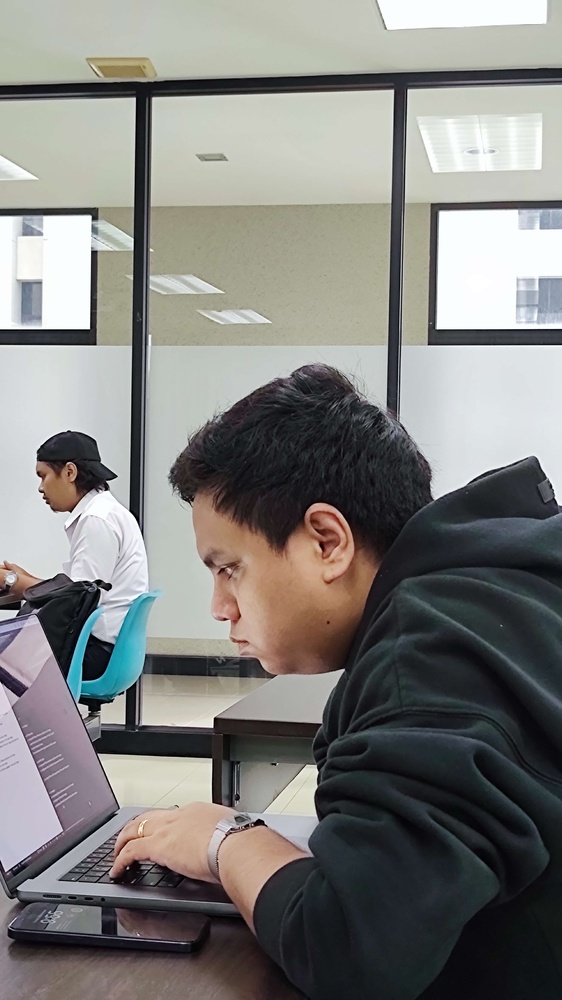
#> input picture quiz/acm.jpg, 562 x 1000 px, shrunk from 2610 x 4640 before the run
$ python histogram_matching_and_equalization.py
#> lines starting #> are read from the running program, lines starting #| are printed output that depends on the picture
# -*- coding: utf-8 -*-
"""
Created on Thu Jan 11 17:50:17 2024

@author: Lynn Thit Nyi Nyi
"""

import cv2
import matplotlib.pyplot as plt

# Load the color image
image_path = "acm.jpg"
color_image = cv2.imread(image_path)
#> color_image is the input picture: shape (1000, 562, 3); mean B, G, R 125.2, 127.9, 128.5
color_image_rgb = cv2.cvtColor(color_image, cv2.COLOR_BGR2RGB)

# Extract R and B components
r_channel = color_image[:, :, 0]
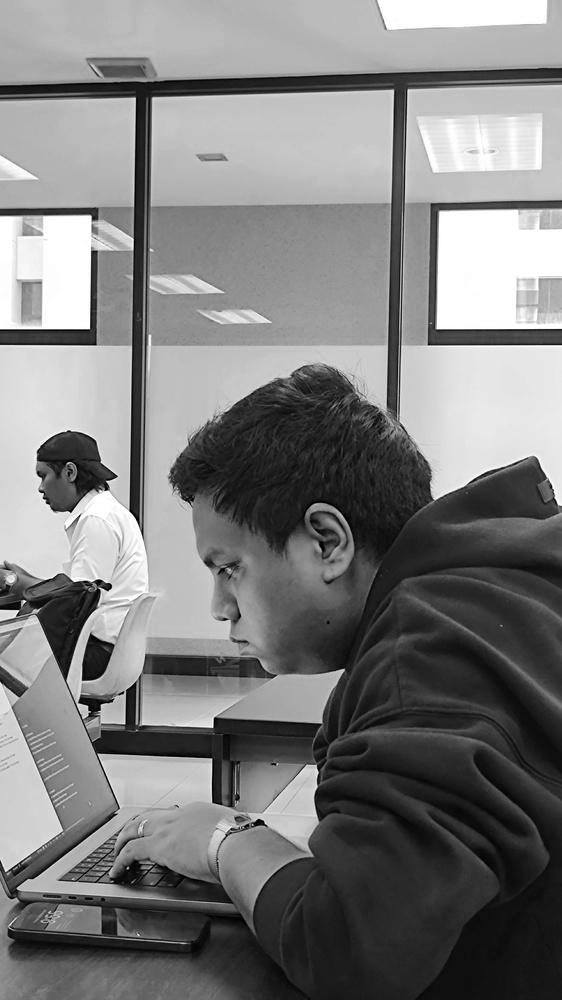
#> r_channel: shape (1000, 562); min 0, max 255, mean 125.2
b_channel = color_image[:, :, 2]
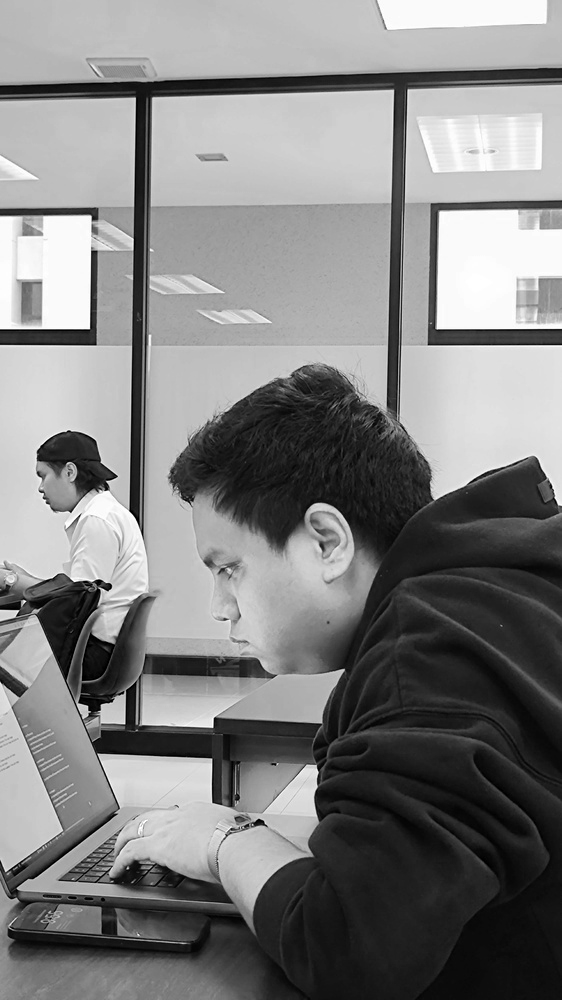
#> b_channel: shape (1000, 562); min 0, max 255, mean 128.5

# Compute histograms of R and B components
hist_r = cv2.calcHist([r_channel], [0], None, [256], [0, 256])
#> hist_r = 256 values, max 20303 at index 255, min 67 at index 1, mean 2195.3
hist_b = cv2.calcHist([b_channel], [0], None, [256], [0, 256])
#> hist_b = 256 values, max 16667 at index 250, min 173 at index 2, mean 2195.3

# Plot the histograms before matching
plt.figure(figsize=(12, 5))

plt.subplot(1, 2, 1)
plt.plot(hist_r, color='red')
plt.title('Histogram - Red Channel (Before Matching)')

plt.subplot(1, 2, 2)
plt.plot(hist_b, color='blue')
plt.title('Histogram - Blue Channel (Before Matching)')

plt.show()
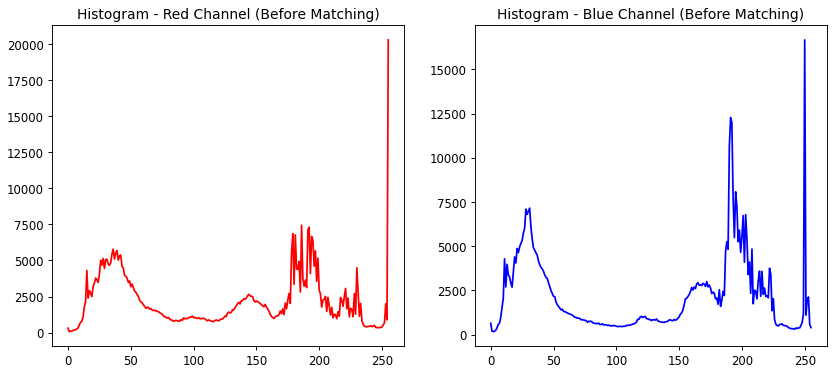
#> figure drawn by matplotlib, 2 panels; panel 1: curve peaks at x = 255, y = 20303; panel 2: curve peaks at x = 250, y = 16667

# Perform histogram matching using R and B components
matched_r_channel = cv2.equalizeHist(r_channel)
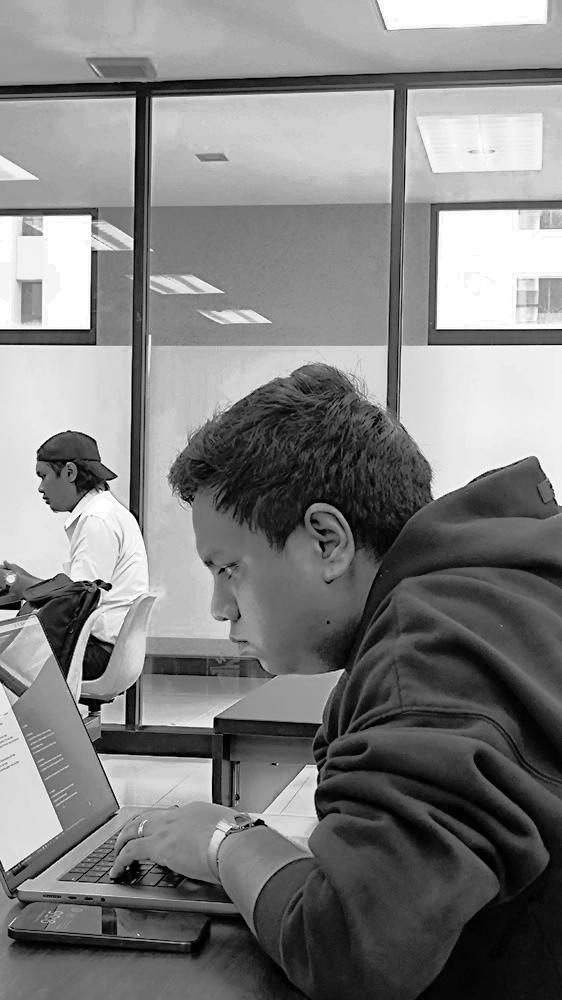
#> matched_r_channel: shape (1000, 562); min 0, max 255, mean 128.3
matched_b_channel = cv2.equalizeHist(b_channel)
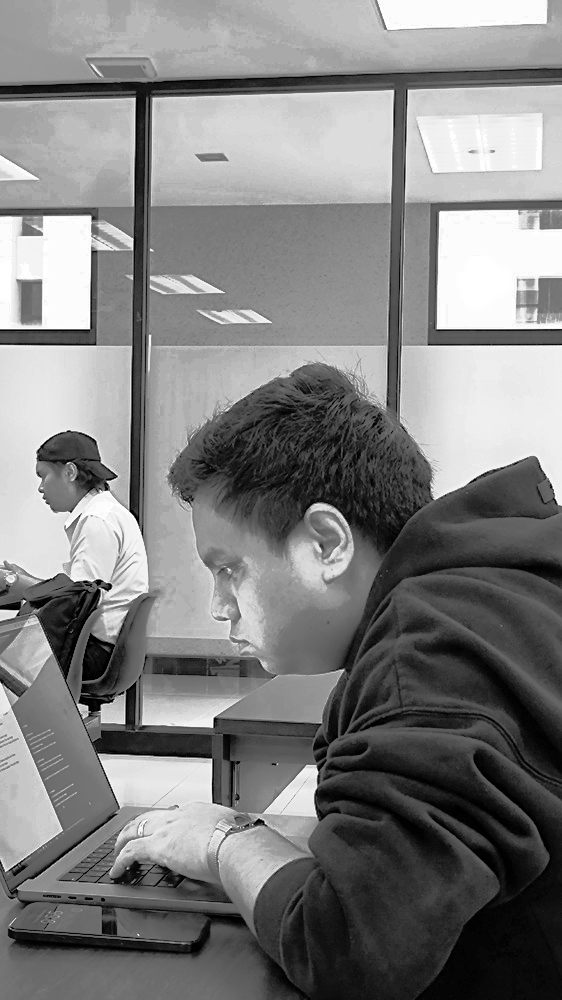
#> matched_b_channel: shape (1000, 562); min 0, max 255, mean 128.3

# Convert matched R and B channels to grayscale
# matched_r_gray = cv2.cvtColor(cv2.merge([matched_r_channel, matched_r_channel, matched_r_channel]), cv2.COLOR_RGB2GRAY)
# matched_b_gray = cv2.cvtColor(cv2.merge([matched_b_channel, matched_b_channel, matched_b_channel]), cv2.COLOR_RGB2GRAY)

# Plot the histograms after matching
plt.figure(figsize=(12, 5))

plt.subplot(1, 2, 1)
plt.hist(matched_r_channel.flatten(), bins=256, color='red', range=[0, 256])
plt.title('Histogram - Matched R Channel (After Matching)')

plt.subplot(1, 2, 2)
plt.hist(matched_b_channel.flatten(), bins=256, color='blue', range=[0, 256])
plt.title('Histogram - Matched B Channel (After Matching)')

plt.show()
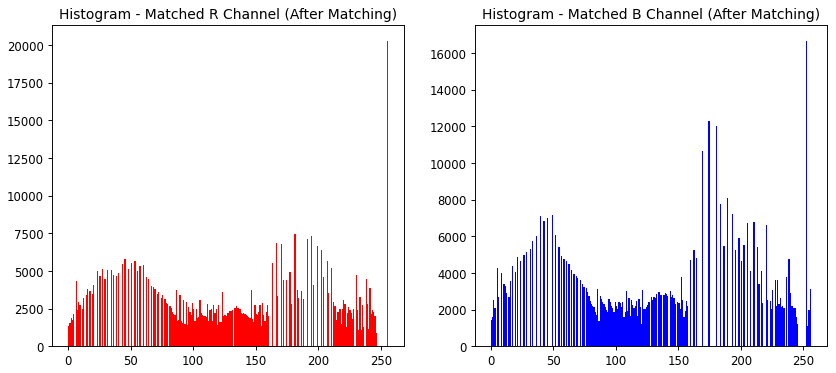
#> figure drawn by matplotlib, 2 panels; panel 1: tallest bar 20303 high, from x = 255 to 256; panel 2: tallest bar 16667 high, from x = 252 to 253

# Display the original and matched R images
plt.figure(figsize=(10, 5))

plt.subplot(1, 2, 1)
plt.imshow(color_image_rgb)
plt.title('Original Image')

plt.subplot(1, 2, 2)
plt.imshow(matched_r_channel, cmap='gray')
plt.title('Histogram Matched R Channel (Grayscale)')

plt.show()

# Display the original and matched B images
plt.figure(figsize=(10, 5))

plt.subplot(1, 2, 1)
plt.imshow(color_image_rgb)
plt.title('Original Image')

plt.subplot(1, 2, 2)
plt.imshow(matched_b_channel, cmap='gray')
plt.title('Histogram Matched B Channel (Grayscale)')

plt.show()


# Convert the original image to grayscale
original_gray = cv2.cvtColor(color_image, cv2.COLOR_BGR2GRAY)
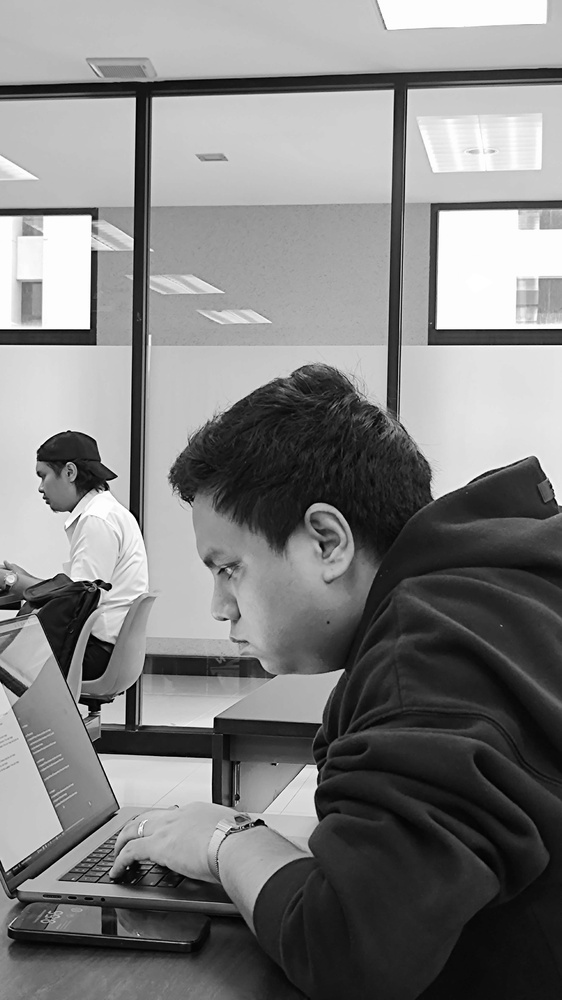
#> original_gray: shape (1000, 562); min 0, max 255, mean 127.8

# Display the original grayscale image
plt.figure(figsize=(8, 4))

# plt.subplot(1, 2, 1)
# plt.imshow(original_gray, cmap='gray')
# plt.title('Original Grayscale Image')

# Perform histogram matching between matched R and B channels in grayscale
matched_b_r_matched = cv2.equalizeHist(matched_b_channel, matched_r_channel)

# Display the matched B and matched R images after histogram matching
plt.figure(figsize=(15, 5))

# [11 lines of commented-out code are left out]

plt.show()

# Display the result of histogram matching between matched R and B channels in grayscale
plt.figure(figsize=(10, 5))

plt.subplot(1, 2, 1)
plt.imshow(original_gray, cmap='gray')
plt.title('Original Grayscale Image')

plt.subplot(1, 2, 2)
plt.imshow(matched_b_r_matched, cmap='gray')
plt.title('Histogram Matched B Channel vs. R Channel (Grayscale)')

plt.show()

$ run again, with quiz/dog.jpg copied over quiz/acm.jpg
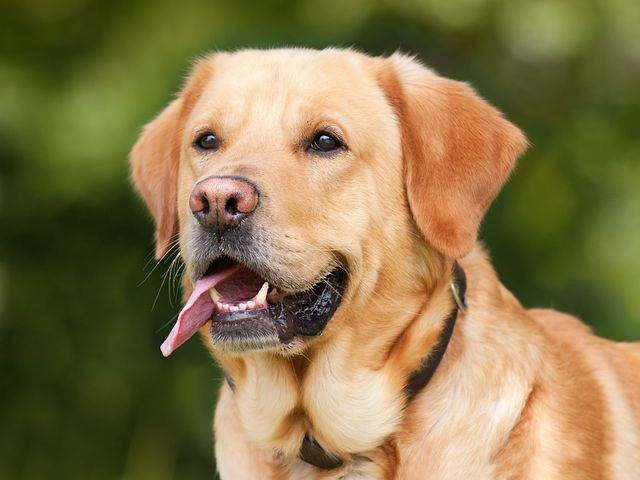
#> input picture quiz/dog.jpg, 640 x 480 px
#> color_image is the input picture: shape (480, 640, 3); mean B, G, R 76.2, 119.6, 136.3
#> `b_channel = color_image[:, :, 2]`:
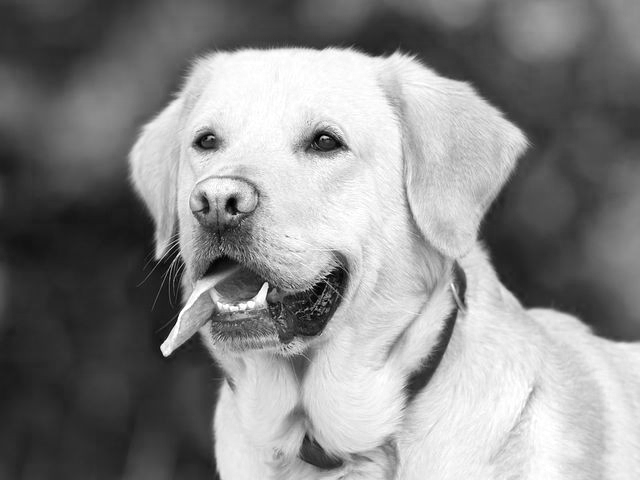
#> b_channel: shape (480, 640); min 0, max 255, mean 136.3
#> hist_r = 256 values, max 8112 at index 13, min 0 at index 247, mean 1200
#> hist_b = 256 values, max 3639 at index 43, min 4 at index 2, mean 1200
#> `original_gray = cv2.cvtColor(color_image, cv2.COLOR_BGR2GRAY)`:
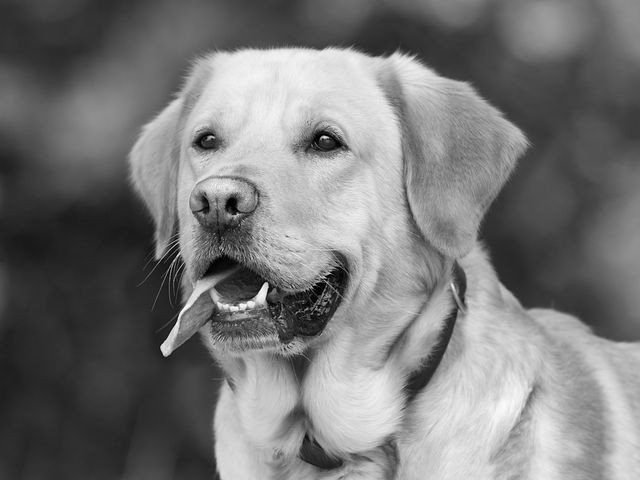
#> original_gray: shape (480, 640); min 0, max 253, mean 119.7
